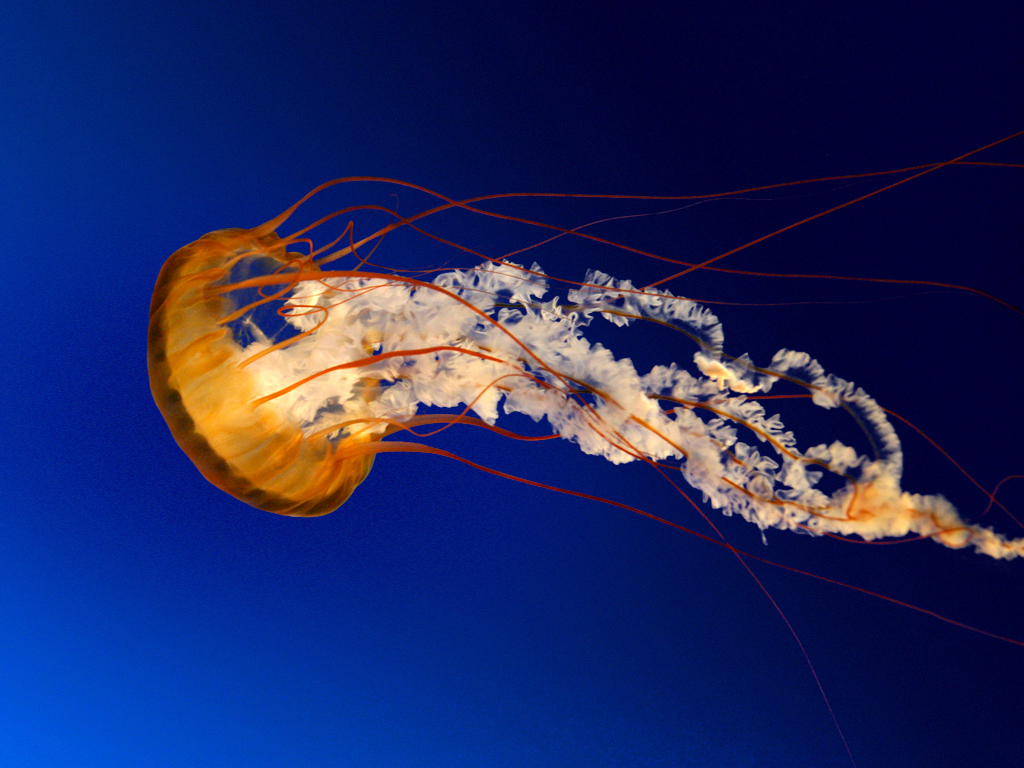
#> input picture object_detectHSV/Jellyfish.jpg, 1024 x 768 px
$ python obj_detectHSV.py
#> lines starting #> are read from the running program, lines starting #| are printed output that depends on the picture; after the words box and inside, x2 and y2 are one past the last pixel; in counts of white or black regions, pixels touching at a corner belong together
import numpy as np
import cv2
def nothing(x):
    pass
while True:
    frame=cv2.imread('Jellyfish.jpg')
#> frame is the input picture: shape (768, 1024, 3); mean B, G, R 97.4, 39.8, 31
    hsv=cv2.cvtColor(frame,cv2.COLOR_BGR2HSV)
#> hsv: shape (768, 1024, 3); mean H, S, V 102, 229.7, 111.7
    lb=np.array([110,50,50])
    ub=np.array([130,255,255])
    mask=cv2.inRange(hsv,lb,ub)
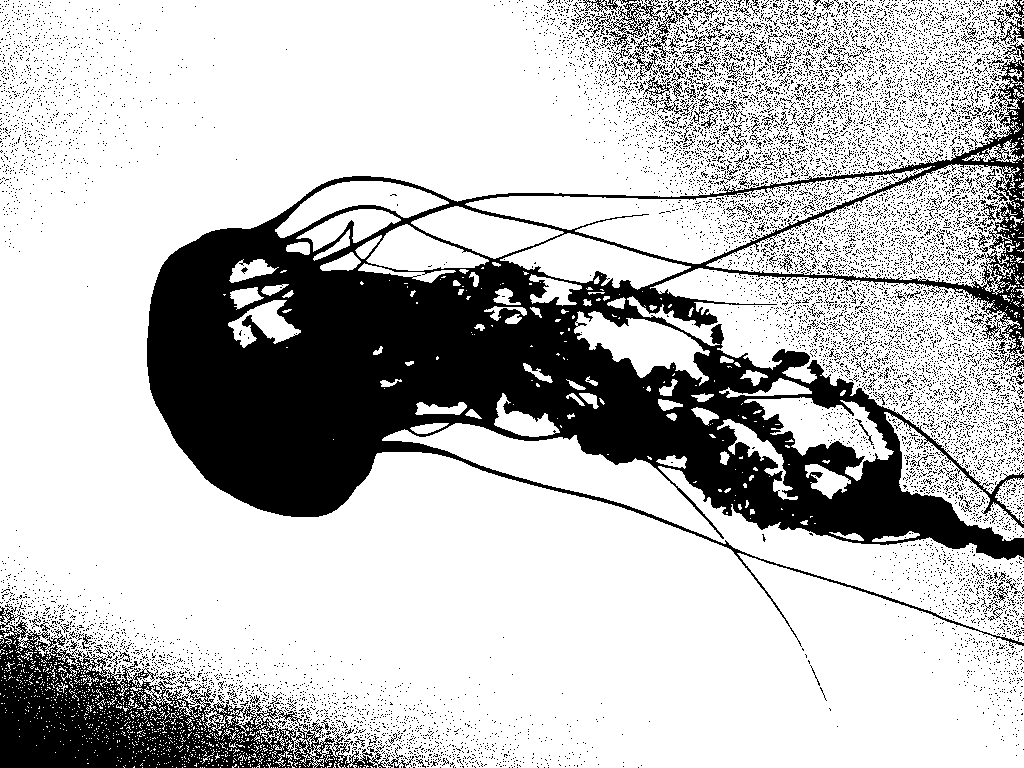
#> mask: shape (768, 1024); 74.7% white; 11605 black regions (11419 under 20 px), largest, box (x1, y1, x2, y2) and area: (147, 56, 1024, 648) 139239, (0, 604, 414, 768) 23605, (583, 0, 662, 37) 877
    result=cv2.bitwise_and(frame,frame,mask=mask)
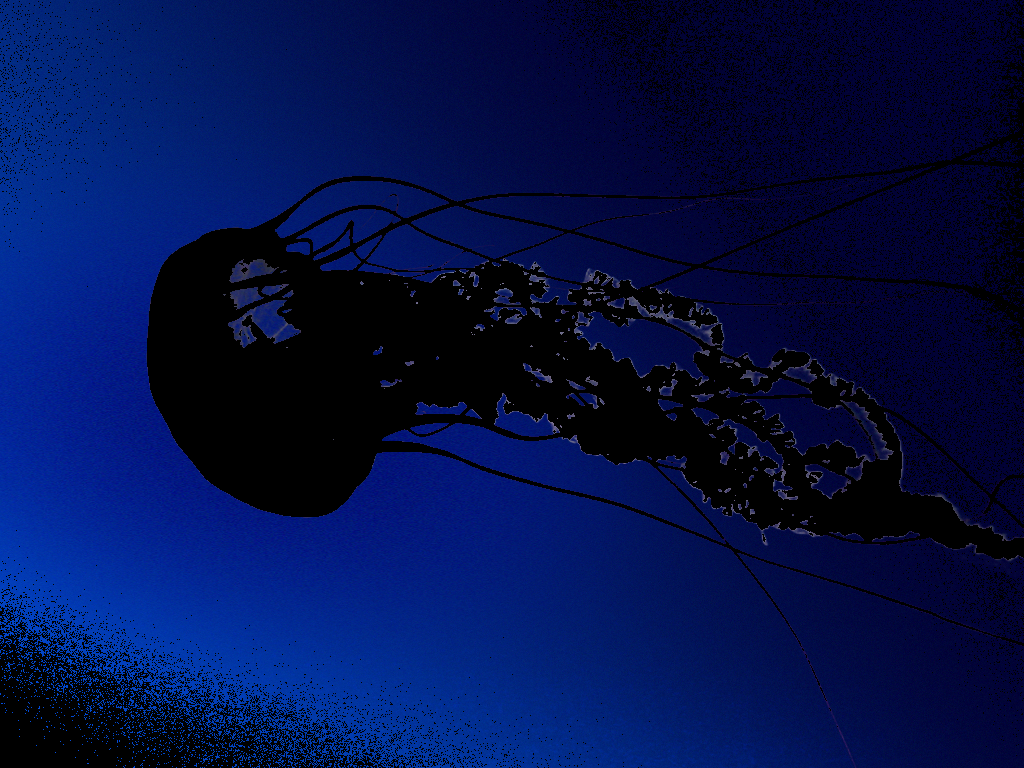
#> result: shape (768, 1024, 3); mean B, G, R 73.5, 16.3, 2
    cv2.imshow("frame",frame)
    cv2.imshow("mask",mask)
    cv2.imshow("result",result)
    key=cv2.waitKey(1)
#> (key Esc is pressed here)
    if key==27:
        break
#> (the run stopped early here; a loop or call above may not have finished)
